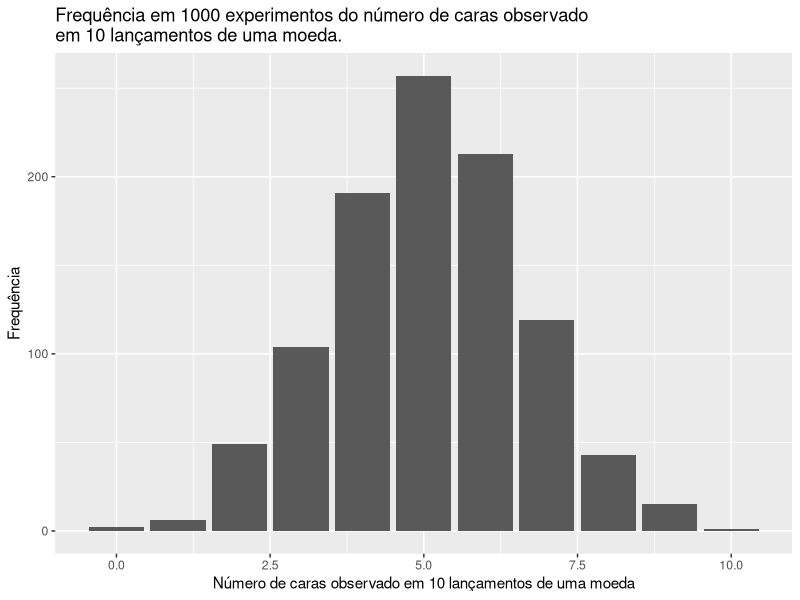

The R source for this figure:
## ---- chunk 1
library(tidyverse)
x = rbinom(1000, 10, 0.5)
data = tibble(x = x)
data %>% ggplot(aes(x = x)) +
  geom_bar() +
  xlab("Número de caras observado em 10 lançamentos de uma moeda") +
  ylab("Frequência") +
  ggtitle("Frequência em 1000 experimentos do número de caras observado 
em 10 lançamentos de uma moeda.")
